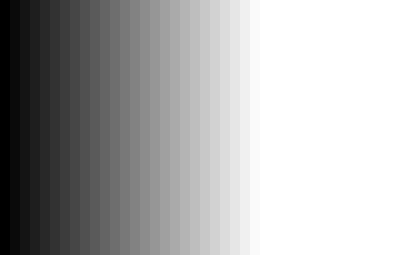
Frame 1 (no input)
Frame 60 (the mouse pressed at the canvas centre just before this capture): identical to frame 1, image omitted
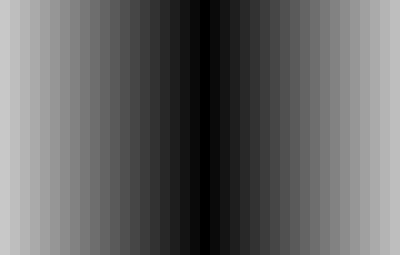
Frame 120 (the mouse held since frame 60 and released just before this capture)

The Processing sketch that drew these frames (run headless with seeded random() and noise(); from frame 60 on, the mouse is pressed at the canvas centre):

// Processing sketch: processing_156672
// ── processing_156672.pde

void setup() {
  size(400,255);
}

void draw() {
  background(0);

  int i = 0;

  while (i < width) {
    noStroke();
    
    float distance = abs(mouseX - i); 
    
    fill(distance);
    rect(i,0,10,height);
    // Increase i by 10
    i += 10;
  }
}
